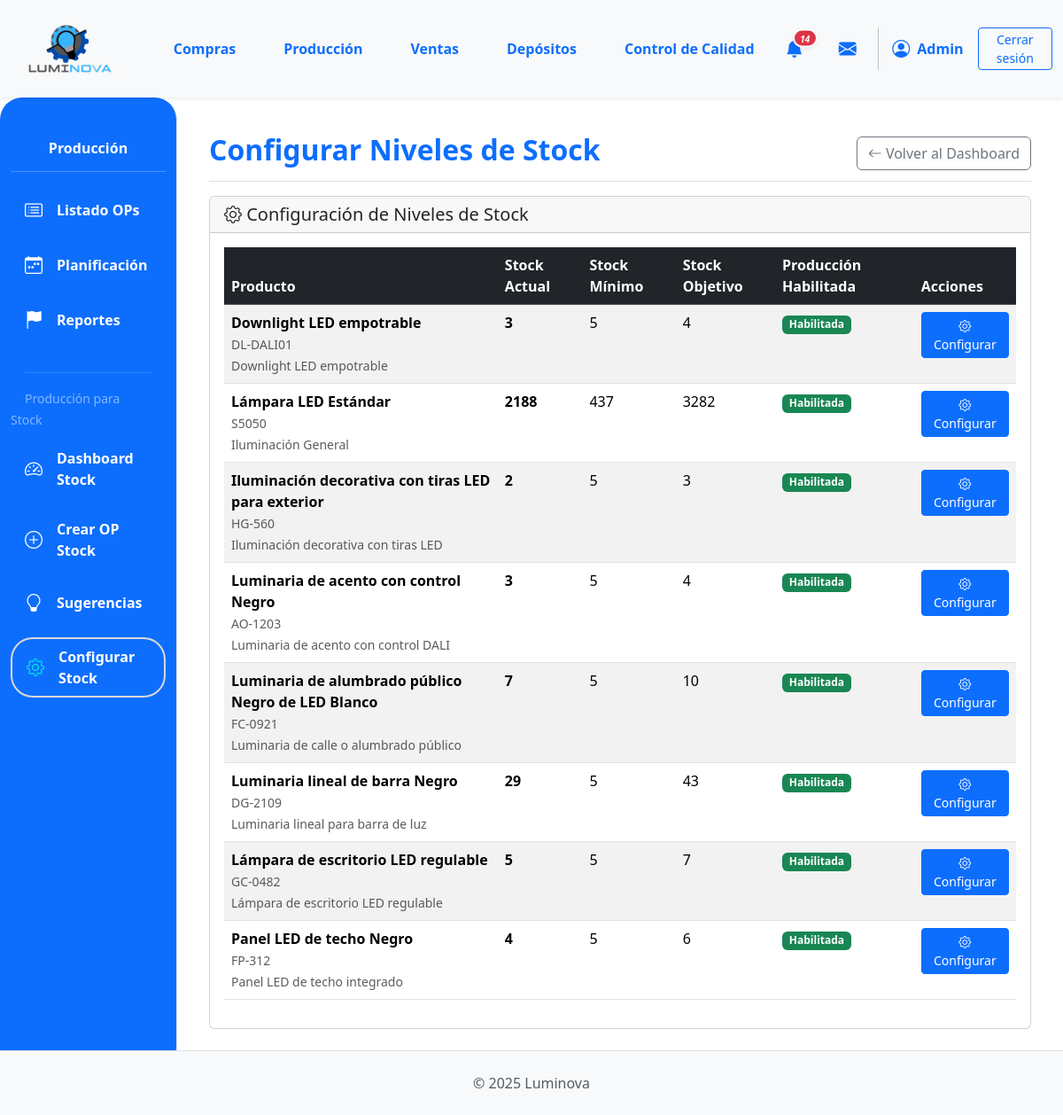
Screenshot of /produccion/produccion/stock/configurar/ (signed in) with the database file from the repository.
### App_LUMINOVA/models.py (models this page shows, shortened)
class ProductoTerminado(models.Model):
    descripcion = models.CharField(max_length=255)  # Aumentado max_length
    categoria = models.ForeignKey(
        CategoriaProductoTerminado,
        on_delete=models.PROTECT,
        related_name="productos_terminados",
    )
    precio_unitario = models.DecimalField(max_digits=10, decimal_places=2, default=0.00)
    stock = models.IntegerField(default=0)
    stock_minimo = models.IntegerField(
        default=0,
        verbose_name="Stock Mínimo",
        help_text="Nivel mínimo de stock que debe mantenerse (punto de reorden)"
    )
    stock_objetivo = models.IntegerField(
        default=0,
        verbose_name="Stock Objetivo",
        help_text="Nivel deseado de stock después de reabastecer"
    )
    produccion_habilitada = models.BooleanField(
        default=True,
        verbose_name="Habilitado para Producción",
        help_text="Indica si este producto puede ser producido para stock"
    )
    modelo = models.CharField(max_length=50, blank=True, null=True)
    potencia = models.IntegerField(blank=True, null=True)
    acabado = models.CharField(max_length=50, blank=True, null=True)
    color_luz = models.CharField(max_length=50, blank=True, null=True)
    material = models.CharField(max_length=50, blank=True, null=True)
    imagen = models.ImageField(null=True, blank=True, upload_to="productos_terminados/")
    deposito = models.ForeignKey(
        "Deposito",
        on_delete=models.PROTECT,
        related_name="productos_terminados",
        null=True,
        blank=True,
        help_text="Depósito al que pertenece este producto terminado",
    )

class CategoriaProductoTerminado(models.Model):
    nombre = models.CharField(
        max_length=100, verbose_name="Nombre Categoría PT"
    )  # Aumentado max_length
    imagen = models.ImageField(upload_to="categorias_productos/", null=True, blank=True)
    deposito = models.ForeignKey(
        "Deposito",
        on_delete=models.CASCADE,
        related_name="categorias_producto_terminado",
        null=True,
        blank=True,
    )
    class Meta:
        verbose_name = "Categoría de Producto Terminado"
        verbose_name_plural = "Categorías de Productos Terminados"
        unique_together = ("nombre", "deposito")

### App_LUMINOVA/views_producción.py (the view, shortened to what this page needs)
@login_required
def configurar_stock_productos_view(request):
    from .forms import ConfiguracionStockForm
    if not es_admin_o_rol(request.user, ["produccion", "administrador"]):
        messages.error(request, "No tienes permisos para configurar niveles de stock.")
        return redirect("App_LUMINOVA:dashboard")
    deposito_id = request.session.get("deposito_seleccionado")
    productos_queryset = ProductoTerminado.objects.all()
    if deposito_id and deposito_id != "-1":
        from .models import Deposito
        try:
            deposito = Deposito.objects.get(id=deposito_id)
            productos_queryset = productos_queryset.filter(deposito=deposito)
        except Deposito.DoesNotExist:
            pass
    productos = productos_queryset.select_related('categoria', 'deposito').order_by('categoria__nombre', 'descripcion')
    context = {
        'productos': productos,
        'titulo_seccion': 'Configurar Niveles de Stock',
    }
    return render(request, 'produccion/configurar_stock_simple.html', context)

### App_LUMINOVA/context_processors.py (called while the page is built)
def puede_ver_deposito_sidebar(request):
    user = getattr(request, 'user', None)
    if not user or not user.is_authenticated:
        return {'puede_ver_deposito_sidebar': False}
    if user.is_superuser:
        return {'puede_ver_deposito_sidebar': True}
    tiene_depositos = UsuarioDeposito.objects.filter(usuario=user).exists()
    if user.groups.filter(name='Depósito').exists() and tiene_depositos:
        return {'puede_ver_deposito_sidebar': True}
    return {'puede_ver_deposito_sidebar': False}

### App_LUMINOVA/models.py (called while the page is built)
    @staticmethod
    def pedidos_por_deposito(deposito_id):
        return Orden.objects.filter(insumo_principal__deposito_id=deposito_id)

    @staticmethod
    def solicitudes_por_deposito(deposito_id):
        return OrdenProduccion.objects.filter(producto_a_producir__deposito_id=deposito_id)

### App_LUMINOVA/utils.py (called while the page is built, shortened)
def es_admin_o_rol(user, roles_permitidos=None):
    if user.is_superuser:
        return True

### App_LUMINOVA/templates/produccion/configurar_stock_simple.html (shortened to what this page needs)
{% extends 'padre.html' %}
{% load static %}
{% block sidebar_content %}
    {% include 'produccion/produccion_sidebar.html' %}
{% endblock %}
{% block content %}
<div class="container-fluid">
    <div class="d-flex justify-content-between flex-wrap flex-md-nowrap align-items-center pt-3 pb-2 mb-3 border-bottom">
        <h1 class="h2 fw-bold text-primary">{{ titulo_seccion }}</h1>
        <div class="btn-toolbar mb-2 mb-md-0">
            <a href="{% url 'App_LUMINOVA:produccion_stock_dashboard' %}" class="btn btn-outline-secondary">
                <i class="bi bi-arrow-left"></i> Volver al Dashboard
            </a>
        </div>
    </div>
    <div class="card">
        <div class="card-header">
            <h5 class="mb-0">
                <i class="bi bi-gear"></i> Configuración de Niveles de Stock
            </h5>
        </div>
        <div class="card-body">
            {% if productos %}
                <div class="table-responsive">
                    <table class="table table-striped">
                        <thead class="table-dark">
                            <tr>
                                <th>Producto</th>
                                <th>Stock Actual</th>
                                <th>Stock Mínimo</th>
                                <th>Stock Objetivo</th>
                                <th>Producción Habilitada</th>
                                <th>Acciones</th>
                            </tr>
                        </thead>
                        <tbody>
                            {% for producto in productos %}
                            <tr>
                                <td>
                                    <div>
                                        <strong>{{ producto.descripcion }}</strong>
                                        {% if producto.modelo %}
                                            <br><small class="text-muted">{{ producto.modelo }}</small>
                                        {% endif %}
                                        {% if producto.categoria %}
                                            <br><small class="text-muted">{{ producto.categoria.nombre }}</small>
                                        {% endif %}
                                    </div>
                                </td>
                                <td>
                                    <span class="fw-bold">{{ producto.stock|floatformat:0 }}</span>
                                </td>
                                <td>{{ producto.stock_minimo|floatformat:0|default:"-" }}</td>
                                <td>{{ producto.stock_objetivo|floatformat:0|default:"-" }}</td>
                                <td>
                                    {% if producto.produccion_habilitada %}
                                        <span class="badge bg-success">Habilitada</span>
                                    {% else %}
                                        <span class="badge bg-secondary">Deshabilitada</span>
                                    {% endif %}
                                </td>
                                <td>
                                    <button type="button" class="btn btn-sm btn-primary"
                                            data-bs-toggle="modal"
                                            data-bs-target="#configurarModal{{ producto.id }}">
                                        <i class="bi bi-gear"></i> Configurar
                                    </button>
                                </td>
                            </tr>
                            {% endfor %}
                        </tbody>
                    </table>
                </div>
            {% else %}
                <div class="text-center py-5">
                    <i class="bi bi-inbox text-muted" style="font-size: 3rem;"></i>
                    <h5 class="text-muted mt-3">No hay productos para configurar</h5>
                    <p class="text-muted">Agregue productos al sistema para poder configurar sus niveles de stock.</p>
                </div>
            {% endif %}
        </div>
    </div>
</div>
{% endblock %}

### App_LUMINOVA/templates/shared/header.html (shortened to what this page needs)
{% load static %}
<header>
    <nav class="navbar navbar-expand-lg navbar-light bg-light shadow-sm p-0">
        <div class="container-fluid d-flex align-items-center">
            <div class="col-md-3 col-lg-1">
                <a class="navbar-brand d-flex align-items-center ms-3" href="{% url 'App_LUMINOVA:dashboard' %}">
                    <img src="{% static 'img/logo.png' %}" alt="Luminova Logo" height="100" width="100" class="d-inline-block align-text-top me-2">
                </a>
            </div>
            <div class="collapse navbar-collapse" id="navbarContent" style="padding-left: 5%;">
                <ul class="navbar-nav mb-2 mb-lg-0 d-flex justify-content-around w-100">
                    <li class="nav-item"><a class="nav-link text-primary fw-bold" href="{% url 'App_LUMINOVA:compras_lista_oc' %} ">Compras</a></li>
                    <li class="nav-item"><a class="nav-link text-primary fw-bold" href="{% url 'App_LUMINOVA:produccion_principal' %}">Producción</a></li>
                    <li class="nav-item"><a class="nav-link text-primary fw-bold" href="{% url 'App_LUMINOVA:ventas_lista_ov' %}">Ventas</a></li>
                    <li class="nav-item"><a class="nav-link text-primary fw-bold" href="{% url 'App_LUMINOVA:seleccionar_deposito' %}">Depósitos</a></li>
                    <li class="nav-item"><a class="nav-link text-primary fw-bold" href="{% url 'App_LUMINOVA:control_calidad_view' %}">Control de Calidad</a></li>
                </ul>
                <div class="navbar-nav ms-auto d-flex flex-row align-items-center">
                    {% if user.is_authenticated %}
                        <div class="nav-item dropdown me-3">
                            <a class="nav-link px-2 position-relative d-flex align-items-center" href="#" role="button" data-bs-toggle="dropdown" aria-expanded="false" title="Notificaciones">
                                <i class="bi bi-bell-fill fs-5 text-primary">
                                    {% if total_notificaciones > 0 %}
                                    <span class="position-absolute translate-middle badge rounded-pill bg-danger shadow-sm" style="font-size: 0.5em; min-width:18px; border:2px solid #fff; margin-top: 3px; margin-left: 2px; display: inline-block; text-align: center;">{{ total_notificaciones }}</span>
                                    {% endif %}
                                </i>
                            </a>
                        </div>
                        <div class="nav-item dropdown ms-2" id="dropdown-mensajes">
                            <a class="nav-link px-2 position-relative d-flex align-items-center" href="#" id="mensajesDropdown" role="button" data-bs-toggle="dropdown" aria-expanded="false" title="Mensajes">
                                <i class="bi bi-envelope-fill fs-5 text-primary"></i>
                            </a>
                        </div>
                        <div class="nav-item d-flex align-items-center">
                             <i class="bi bi-person-circle fs-5 text-primary"></i>
                             <span class="ms-2 fw-bold text-primary">{{ user.first_name|default:user.username|capfirst }}</span>
                        </div>
                        <div class="nav-item ms-3">
                            <a class="btn btn-outline-primary btn-sm btn-CS" href="#" id="logout-btn">Cerrar sesión</a>
                        </div>
                    {% endif %}
                </div>
            </div>
        </div>
    </nav>
</header>

### App_LUMINOVA/static/css/custom.css (style rules this page uses)
html, body { height: 100%; margin: 0; }
body { display: flex; flex-direction: column; min-height: 100vh; }
.card { display: flex; flex-direction: column; height: 100%; }
.card-body { flex-grow: 1; display: flex; flex-direction: column; justify-content: space-between; }

### App_LUMINOVA/templates/shared/header.html (style rules this page uses)
.btn-CS { --bs-btn-padding-x: 1.25rem; --bs-btn-padding-y: 0.15rem; }

### rows the page displays
ProductoTerminado: descripcion "Downlight LED empotrable", modelo "DL-DALI01", categoria.nombre "Downlight LED empotrable", stock "3", stock_minimo "5", stock_objetivo "4", produccion_habilitada "Habilitada"
ProductoTerminado: descripcion "Lámpara LED Estándar", modelo "S5050", categoria.nombre "Iluminación General", stock "2188", stock_minimo "437", stock_objetivo "3282", produccion_habilitada "Habilitada"
ProductoTerminado: descripcion "Iluminación decorativa con tiras LED para exterior", modelo "HG-560", categoria.nombre "Iluminación decorativa con tiras LED", stock "2", stock_minimo "5", stock_objetivo "3", produccion_habilitada "Habilitada"
ProductoTerminado: descripcion "Luminaria de acento con control Negro", modelo "AO-1203", categoria.nombre "Luminaria de acento con control DALI", stock "3", stock_minimo "5", stock_objetivo "4", produccion_habilitada "Habilitada"
ProductoTerminado: descripcion "Luminaria de alumbrado público Negro de LED Blanco", modelo "FC-0921", categoria.nombre "Luminaria de calle o alumbrado público", stock "7", stock_minimo "5", stock_objetivo "10", produccion_habilitada "Habilitada"
ProductoTerminado: descripcion "Luminaria lineal de barra Negro", modelo "DG-2109", categoria.nombre "Luminaria lineal para barra de luz", stock "29", stock_minimo "5", stock_objetivo "43", produccion_habilitada "Habilitada"
ProductoTerminado: descripcion "Lámpara de escritorio LED regulable", modelo "GC-0482", categoria.nombre "Lámpara de escritorio LED regulable", stock "5", stock_minimo "5", stock_objetivo "7", produccion_habilitada "Habilitada"
ProductoTerminado: descripcion "Panel LED de techo Negro", modelo "FP-312", categoria.nombre "Panel LED de techo integrado", stock "4", stock_minimo "5", stock_objetivo "6", produccion_habilitada "Habilitada"

### other values shown
{{ total_notificaciones }} "14"
{{ user.first_name|default:user.username|capfirst }} "Admin"
{{ titulo_seccion }} "Configurar Niveles de Stock"
